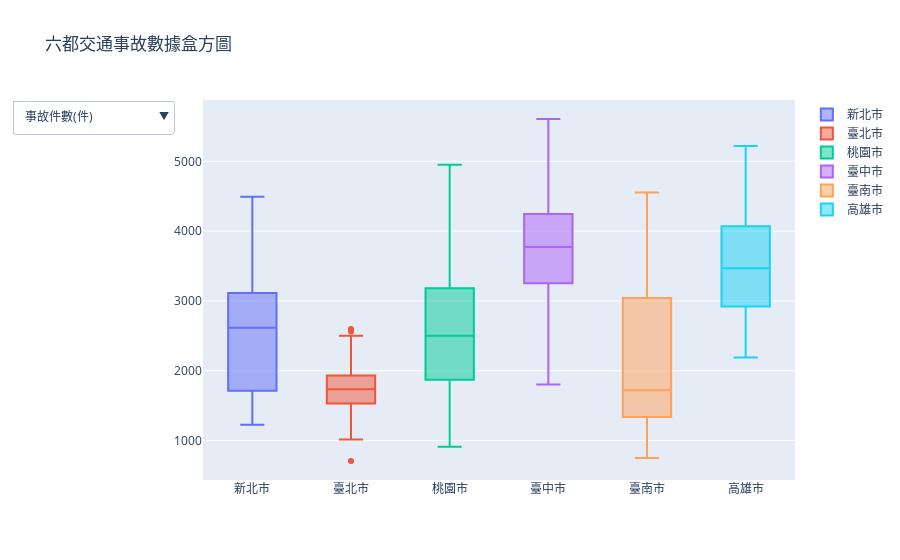

This figure's notebook cell:
### Code cell
import plotly.graph_objects as go
import pandas as pd
import os

# df = pd.read_csv('./dataset/processed_data/道路交通/97-111 每百萬人道路交通事故件數(件).csv', index_col=0).iloc[:, 1:7] 
# df_2 = pd.read_csv('./dataset/processed_data/道路交通/97-111 道路交通事故件數(件).csv', index_col=0).iloc[:, 1:7] 

# num = df.columns
# 指定特定的資料夾路徑
folder_path = './dataset/processed_data/道路交通/'
file_names = ['97-111 道路交通事故件數(件).csv', 
              '97-111 每百萬人道路交通事故件數(件).csv',
              '97-111 道路交通死亡人數(人).csv',
              '97-111 每百萬人道路交通死亡人數(人).csv',
              '97-111 道路交通受傷人數(人).csv',
              '97-111 每百萬人道路交通受傷人數(人).csv']

def boxplot_savefig():
    
    fig = go.Figure()
    first_iteration = True  # 用來判斷是否是第一次迴圈
    for file_name in file_names:
        file_path = os.path.join(folder_path, file_name)
        df = pd.read_csv(file_path, index_col=0).iloc[:, 1:7] #設定為六都數據
        
        for column in df.columns:
            if first_iteration:
                fig.add_trace(go.Box(y=df[column], name=column, visible=True))
            else:
                fig.add_trace(go.Box(y=df[column], name=column, visible=False))
        
        first_iteration = False  # 將標誌設為 False，表示後續迴圈將跑else:

    num = df.columns
    # 建立按钮列表
    buttons = [
        dict(
            label="事故件數(件)",
            method="update",
            args=[{"visible": [True]*len(num)+[False]*len(num)+[False]*len(num)+[False]*len(num)+[False]*len(num)+[False]*len(num)}, 
                {"title": "六都道路交通事故件數(件)的箱型圖", "annotations": []}]
        ),
        dict(
            label="每百萬人_事故件數(件)",
            method="update",
            args=[{"visible": [False]*len(num)+[True]*len(num)+[False]*len(num)+[False]*len(num)+[False]*len(num)+[False]*len(num)}, 
                {"title": "每百萬人_六都道路交通事故件數(件)的箱型圖", "annotations": []}]
        ),
        dict(
            label="死亡人數(人)",
            method="update",
            args=[{"visible": [False]*len(num)+[False]*len(num)+[True]*len(num)+[False]*len(num)+[False]*len(num)+[False]*len(num)}, 
                {"title": "六都道路交通死亡人數(人)的箱型圖", "annotations": []}]
        ),
        dict(
            label="每百萬人_死亡人數(人)",
            method="update",
            args=[{"visible": [False]*len(num)+[False]*len(num)+[False]*len(num)+[True]*len(num)+[False]*len(num)+[False]*len(num)}, 
                {"title": "每百萬人_六都道路交通死亡人數(人)的箱型圖", "annotations": []}]
        ),
        dict(
            label="受傷人數(人)",
            method="update",
            args=[{"visible": [False]*len(num)+[False]*len(num)+[False]*len(num)+[False]*len(num)+[True]*len(num)+[False]*len(num)}, 
                {"title": "六都道路交通受傷人數(人)的箱型圖", "annotations": []}]
        ),
        dict(
            label="每百萬人_受傷人數(人)",
            method="update",
            args=[{"visible": [False]*len(num)+[False]*len(num)+[False]*len(num)+[False]*len(num)+[False]*len(num)+[True]*len(num)}, 
                {"title": "每百萬人_六都道路交通受傷人數(人)的箱型圖", "annotations": []}]
        )]
    fig.update_layout(title='六都交通事故數據盒方圖', updatemenus = [dict(buttons=buttons)])
    fig.write_html("./dataset/graph/六都交通事故數據盒方圖.html")
    return fig

boxplot_savefig()

### Figure 1 — Plotly figure (JSON) as saved in the notebook; plotly's stock layout.template omitted (floating-point values rounded to 4 significant figures; data arrays with more than 128 entries replaced by an {"elided": "..."} marker saying what was removed)
{"data": [{"name": "新北市", "type": "box", "visible": true, "y": {"elided": "180 int values"}}, {"name": "臺北市", "type": "box", "visible": true, "y": {"elided": "180 int values"}}, {"name": "桃園市", "type": "box", "visible": true, "y": {"elided": "180 int values"}}, {"name": "臺中市", "type": "box", "visible": true, "y": {"elided": "180 int values"}}, {"name": "臺南市", "type": "box", "visible": true, "y": {"elided": "180 int values"}}, {"name": "高雄市", "type": "box", "visible": true, "y": {"elided": "180 int values"}}, {"name": "新北市", "type": "box", "visible": false, "y": {"elided": "180 float values"}}, {"name": "臺北市", "type": "box", "visible": false, "y": {"elided": "180 float values"}}, {"name": "桃園市", "type": "box", "visible": false, "y": {"elided": "180 float values"}}, {"name": "臺中市", "type": "box", "visible": false, "y": {"elided": "180 float values"}}, {"name": "臺南市", "type": "box", "visible": false, "y": {"elided": "180 float values"}}, {"name": "高雄市", "type": "box", "visible": false, "y": {"elided": "180 float values"}}, {"name": "新北市", "type": "box", "visible": false, "y": {"elided": "180 int values"}}, {"name": "臺北市", "type": "box", "visible": false, "y": {"elided": "180 int values"}}, {"name": "桃園市", "type": "box", "visible": false, "y": {"elided": "180 int values"}}, {"name": "臺中市", "type": "box", "visible": false, "y": {"elided": "180 int values"}}, {"name": "臺南市", "type": "box", "visible": false, "y": {"elided": "180 int values"}}, {"name": "高雄市", "type": "box", "visible": false, "y": {"elided": "180 int values"}}, {"name": "新北市", "type": "box", "visible": false, "y": {"elided": "180 float values"}}, {"name": "臺北市", "type": "box", "visible": false, "y": {"elided": "180 float values"}}, {"name": "桃園市", "type": "box", "visible": false, "y": {"elided": "180 float values"}}, {"name": "臺中市", "type": "box", "visible": false, "y": {"elided": "180 float values"}}, {"name": "臺南市", "type": "box", "visible": false, "y": {"elided": "180 float values"}}, {"name": "高雄市", "type": "box", "visible": false, "y": {"elided": "180 float values"}}, {"name": "新北市", "type": "box", "visible": false, "y": {"elided": "180 int values"}}, {"name": "臺北市", "type": "box", "visible": false, "y": {"elided": "180 int values"}}, {"name": "桃園市", "type": "box", "visible": false, "y": {"elided": "180 int values"}}, {"name": "臺中市", "type": "box", "visible": false, "y": {"elided": "180 int values"}}, {"name": "臺南市", "type": "box", "visible": false, "y": {"elided": "180 int values"}}, {"name": "高雄市", "type": "box", "visible": false, "y": {"elided": "180 int values"}}, {"name": "新北市", "type": "box", "visible": false, "y": {"elided": "180 float values"}}, {"name": "臺北市", "type": "box", "visible": false, "y": {"elided": "180 float values"}}, {"name": "桃園市", "type": "box", "visible": false, "y": {"elided": "180 float values"}}, {"name": "臺中市", "type": "box", "visible": false, "y": {"elided": "180 float values"}}, {"name": "臺南市", "type": "box", "visible": false, "y": {"elided": "180 float values"}}, {"name": "高雄市", "type": "box", "visible": false, "y": {"elided": "180 float values"}}], "layout": {"title": {"text": "六都交通事故數據盒方圖"}, "updatemenus": [{"buttons": [{"args": [{"visible": [true, true, true, true, true, true, false, false, false, false, false, false, false, false, false, false, false, false, false, false, false, false, false, false, false, false, false, false, false, false, false, false, false, false, false, false]}, {"annotations": [], "title": "六都道路交通事故件數(件)的箱型圖"}], "label": "事故件數(件)", "method": "update"}, {"args": [{"visible": [false, false, false, false, false, false, true, true, true, true, true, true, false, false, false, false, false, false, false, false, false, false, false, false, false, false, false, false, false, false, false, false, false, false, false, false]}, {"annotations": [], "title": "每百萬人_六都道路交通事故件數(件)的箱型圖"}], "label": "每百萬人_事故件數(件)", "method": "update"}, {"args": [{"visible": [false, false, false, false, false, false, false, false, false, false, false, false, true, true, true, true, true, true, false, false, false, false, false, false, false, false, false, false, false, false, false, false, false, false, false, false]}, {"annotations": [], "title": "六都道路交通死亡人數(人)的箱型圖"}], "label": "死亡人數(人)", "method": "update"}, {"args": [{"visible": [false, false, false, false, false, false, false, false, false, false, false, false, false, false, false, false, false, false, true, true, true, true, true, true, false, false, false, false, false, false, false, false, false, false, false, false]}, {"annotations": [], "title": "每百萬人_六都道路交通死亡人數(人)的箱型圖"}], "label": "每百萬人_死亡人數(人)", "method": "update"}, {"args": [{"visible": [false, false, false, false, false, false, false, false, false, false, false, false, false, false, false, false, false, false, false, false, false, false, false, false, true, true, true, true, true, true, false, false, false, false, false, false]}, {"annotations": [], "title": "六都道路交通受傷人數(人)的箱型圖"}], "label": "受傷人數(人)", "method": "update"}, {"args": [{"visible": [false, false, false, false, false, false, false, false, false, false, false, false, false, false, false, false, false, false, false, false, false, false, false, false, false, false, false, false, false, false, true, true, true, true, true, true]}, {"annotations": [], "title": "每百萬人_六都道路交通受傷人數(人)的箱型圖"}], "label": "每百萬人_受傷人數(人)", "method": "update"}]}]}}
